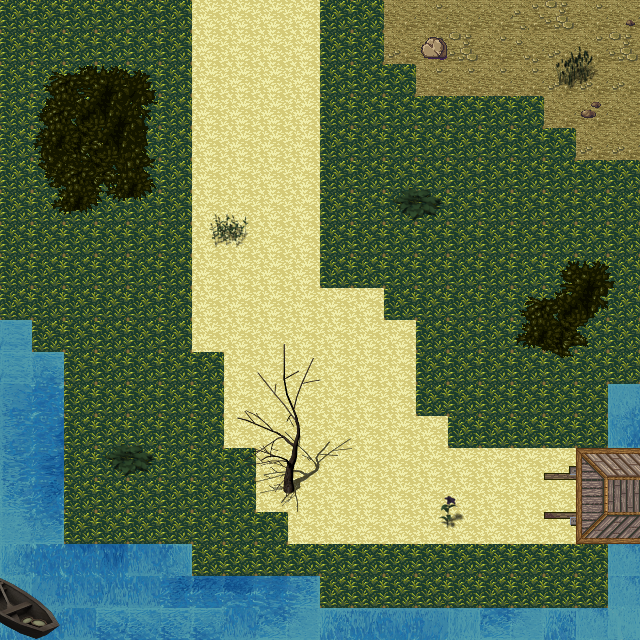

The image is a tile-based game level rendered from a .tmx file. Its description and source (layers, tilesets, objects; grid data summarised) follow:
An orthogonal 20x20 tile map with 32x32 px tiles, 10 tile layers (grassDirt, Shrubbery, Path, Bushes, ...), 6 tilesets and 28 objects (SpawnPoint).

<map version="1.0" orientation="orthogonal" width="20" height="20" tilewidth="32" tileheight="32">
 <tileset firstgid="1" name="grassland" tilewidth="32" tileheight="32">
  <image source="grassland.png" width="1024" height="1344" />
 </tileset>
 <tileset firstgid="1345" name="hyptosis_tile-art-batch-1" tilewidth="32" tileheight="32">
  <image source="hyptosis_tile-art-batch-1.png" width="960" height="960" />
 </tileset>
 <tileset firstgid="2245" name="hyptosis_til-art-batch-2" tilewidth="32" tileheight="32">
  <image source="hyptosis_til-art-batch-2.png" width="960" height="960" />
 </tileset>
 <tileset firstgid="3145" name="hyptosis_tile-art-batch-3" tilewidth="32" tileheight="32">
  <image source="hyptosis_tile-art-batch-3.png" width="960" height="960" />
 </tileset>
 <tileset firstgid="4045" name="hyptosis_tile-art-batch-4" tilewidth="32" tileheight="32">
  <image source="hyptosis_tile-art-batch-4.png" width="960" height="960" />
 </tileset>
 <tileset firstgid="4945" name="Tilesheet-water" tilewidth="32" tileheight="32">
  <image source="Tilesheet-water.png" width="256" height="256" />
 </tileset>
 <layer name="grassDirt" width="20" height="20">
  <data>[400 cells, 244 non-empty, 7 distinct tile ids]</data>
 </layer>
 <layer name="Shrubbery" width="20" height="20">
  <data>[400 cells, 30 non-empty, 30 distinct tile ids]</data>
 </layer>
 <layer name="Path" width="20" height="20">
  <data>[400 cells, 103 non-empty, 1 distinct tile ids]</data>
 </layer>
 <layer name="Bushes" width="20" height="20">
  <data>[400 cells, 16 non-empty, 12 distinct tile ids]</data>
 </layer>
 <layer name="Water" width="20" height="20">
  <data>[400 cells, 56 non-empty, 21 distinct tile ids]</data>
 </layer>
 <layer name="Rocks" width="20" height="20">
  <data>[400 cells, 3 non-empty, 3 distinct tile ids]</data>
 </layer>
 <layer name="Tree" width="20" height="20">
  <data>[400 cells, 28 non-empty, 28 distinct tile ids]</data>
 </layer>
 <layer name="Bridge" width="20" height="20">
  <data>[400 cells, 6 non-empty, 6 distinct tile ids]</data>
 </layer>
 <layer name="bridgeRail" width="20" height="20">
  <data>[400 cells, 2 non-empty, 2 distinct tile ids]</data>
 </layer>
 <layer name="Boat" width="20" height="20">
  <data>[400 cells, 4 non-empty, 4 distinct tile ids]</data>
 </layer>
 <objectgroup name="Objects" width="20" height="20">
  <object x="79" y="92" width="41" height="84" />
  <object x="575" y="282" width="18" height="21" />
  <object x="566" y="301" width="15" height="18" />
  <object x="552" y="311" width="15" height="20" />
  <object x="543" y="328" width="13" height="14" />
  <object x="424" y="38" width="19" height="21" />
  <object x="275" y="472" width="27" height="23" />
  <object x="1" y="316" width="30" height="3" />
  <object x="29" y="319" width="4" height="33" />
  <object x="32" y="350" width="30" height="2" />
  <object x="62" y="351" width="4" height="194" />
  <object x="66" y="542" width="126" height="3" />
  <object x="189" y="543" width="5" height="33" />
  <object x="194" y="576" width="123" height="3" />
  <object x="317" y="578" width="3" height="29" />
  <object x="320" y="607" width="288" height="1" />
  <object x="603" y="543" width="4" height="63" />
  <object x="543" y="513" width="32" height="7" />
  <object x="573" y="522" width="1" height="3" />
  <object x="572" y="525" width="4" height="17" />
  <object x="573" y="543" width="31" height="2" />
  <object x="544" y="474" width="32" height="5" />
  <object x="569" y="468" width="7" height="6" />
  <object x="575" y="449" width="2" height="20" />
  <object x="578" y="446" width="29" height="4" />
  <object x="604" y="381" width="4" height="63" />
  <object x="607" y="380" width="33" height="5" />
  <object name="SpawnPoint" x="342" y="179" />
 </objectgroup>
</map>
